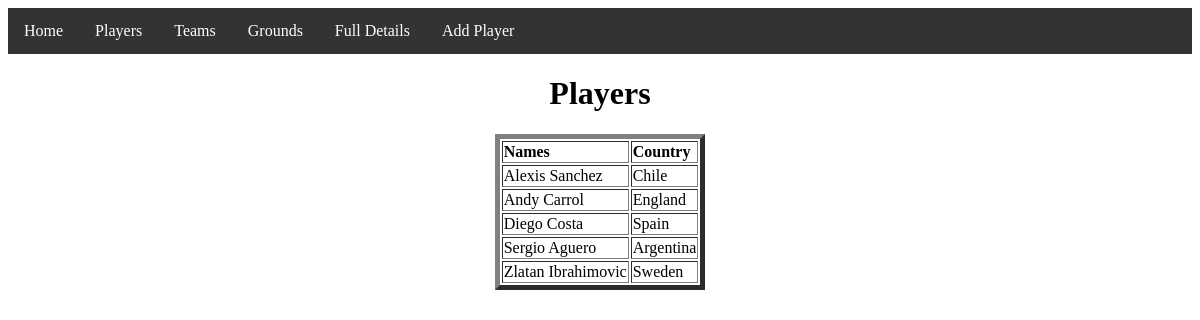
Screenshot of /?page=players with the database file from the repository.
### tables this page shows
CREATE TABLE player (
  player_id INT AUTO_INCREMENT,
  player_name VARCHAR(30)  NOT NULL,
  player_nationality VARCHAR(30) NOT NULL,
  team_id INT,
  PRIMARY KEY (player_id),
  FOREIGN KEY (team_id)
	REFERENCES team (team_id)
);

### views/players.php (the view, shortened to what this page needs)
<?php
$content = "<h1 align='center'>Players</h1>";
$sql = "SELECT * FROM player
ORDER BY player_name";
$result = mysqli_query($connection, $sql);
if ($result === false) {
    echo mysqli_error($connection);
} else {
    $content .= "<table border='5', align='center'><thead align='left'>
                 <tr>  <th>Names</th>
                       <th>Country</th>
                 </tr>
		 </thead>
                 <tbody>";
    while ($row = mysqli_fetch_assoc($result)) {
        $content .= "<tr>";
        $content .= "<td>".$row['player_name']."</td>";
        $content .= "<td>".$row['player_nationality']."</td>";
$content .= "</tr>";
    }
    $content .= "</tbody></table>";
}
echo $content;
?>

### rows the page displays
player: player_name "Alexis Sanchez", player_nationality "Chile"
player: player_name "Andy Carrol", player_nationality "England"
player: player_name "Diego Costa", player_nationality "Spain"
player: player_name "Sergio Aguero", player_nationality "Argentina"
player: player_name "Zlatan Ibrahimovic", player_nationality "Sweden"
